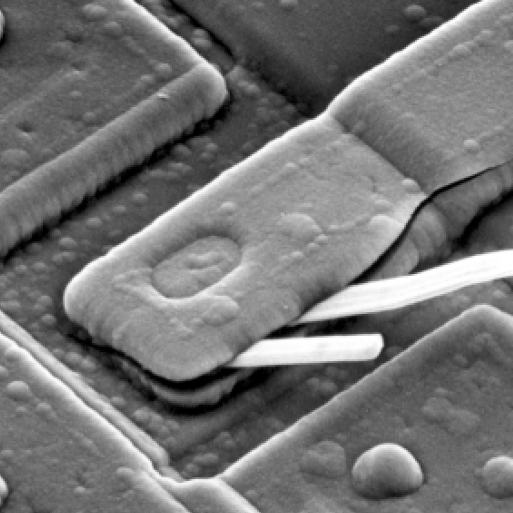
%> input picture Fig0431(d)(blown_ic_crop).tif, 1026 x 1026 px (shown at 1/2 size)
$ octave main.m   (GNU Octave 9; MATLAB toolbox functions it lacks are replaced by stand-ins)
%> lines starting %> are read from the running program, lines starting %| are printed output that depends on the picture
### randomPhaseShift.m
%=========================================================================%
% Florida Insitute of Technology
% College of Engineering
% Electrical and Computer Engineering Department
% ECE 5258   : Digital Image Processing
% Instructor : Dr. Anthony O'neal Smith
% Semester   : Fall 2015
% Doc ref    : randomPhaseShift.m
%  (c) Ayokunle Ade-Aina  October 2015
%=========================================================================%

function[output, mask] = randomPhaseShift(input)
[ImageH, ImageW] =  size(input);

mask = rand(ImageH,ImageW);     % Constitutent of encryption key

mask1 = exp(sqrt(-1) * 2* pi* mask); % random phase mask

output  =  bsxfun(@times,mask1, input); % phase shifted image

end

### extractImageIndex.m

%=========================================================================%
% Florida Insitute of Technology
% College of Engineering
% Electrical and Computer Engineering Department
% ECE 5258   : Digital Image Processing
% Instructor : Dr. Anthony O'neal Smith
% Semester   : Fall 2015
% Doc ref    : extractImageIndex.m
%  (c) Ayokunle Ade-Aina  October 2015
%=========================================================================%

function [ output, status ] = extractImageIndex(input,patchDim)

ImageH =  size(input,1);

 if   mod(ImageH,patchDim)==0
    a = ImageH/patchDim;

    patchVect =   1:a;
    patchSize =   size(patchVect);

    start = 1 ; stop = a;

    for i = 1:patchDim
      vindex = start : 1: stop;
      output (i,:)  =  vindex;
      start = stop + 1;
      stop  = a * (i+1);
    end
  status = 1; % successful Extraction of Image index
 else
     disp('Invalid Patch size enter a valid patch size')

     status = failure; % failed attempt to patch
     output = 0; % initialize output
 end
end

### createPatchIndex.m
%=========================================================================%
% Florida Institute of Technology
% College of Engineering
% Electrical and Computer Engineering Department
% ECE 5258   : Digital Image Processing
% Instructor : Dr. Anthony O'neal Smith
% Semester   : Fall 2015
% Doc ref    : createPatchIndex.m
%  (c) Ayokunle Ade-Aina  October 2015
%=========================================================================%

function  output  = createPatchIndex(input,patchDim)

idx= 1;

for  i = 1 : patchDim
    a =   input (i,:);
    for  j = 1: patchDim


        output(idx).row   =  a; % save row index of image patch
        output(idx).col   =  input (j,:); % save col index of image patch
        idx = idx+1; % loop counter for patch indexing
    end
end


end

### jigsawTransform.m
%=========================================================================%
% Florida Intsitute of Technology
% College of Engineering
% Electrical and Computer Engineering Department
% ECE 5258   : Digital Image Processing
% Instructor : Dr. Anthony O'neal Smith
% Semester   : Fall 2015
% Doc ref    : jigsawTransform.m
%  (c) Ayokunle Ade-Aina  October 2015
%=========================================================================%

%scrambleIndex   =  reshape(randperm(patchDim^2,patchDim^2),patchDim,patchDim); % For Visualization

function  [output] = jigsawTransform(input,patchDim, scrambleIndex)
[ImageH , ImageW] = size(input);
if ( ImageH == ImageW) % Check if image is square in dimnesions


[ImageHindex, status ]= extractImageIndex(input,patchDim);

if status==1
ImagePatch      =  createPatchIndex(ImageHindex,patchDim);
output          =  patchImage(input,patchDim,ImagePatch,scrambleIndex );
else
    disp('Invalid Patch size enter a valid patch size')
end

else
disp('Image will be difficult to patch')


end


% [9 lines of commented-out code are left out]

### encryptImage.m
%=========================================================================%
% Florida Institute of Technology
% College of Engineering
% Electrical and Computer Engineering Department
% ECE 5258   : Digital Image Processing
% Instructor : Dr. Anthony O'neal Smith
% Semester   : Fall 2015
% Doc ref    : encryptImage.m
%  (c) Ayokunle Ade-Aina  October 2015
%=========================================================================%

% function to encrypt a gray scale image
% input    :image matrix
% patchDim : dimension of patches to be created
function [output] = encryptImage(input,patchDim,key)

numOfAngles = size(key.power);
output = input;
for i =  1: numOfAngles
    output  = jigsawTransform(output,patchDim,key.ScrambleIndex(i, :)); % Step 2
    output          = frft2d(output, key.power(:,i) );
end

end

### frft2d.m
function [out] = frft2d(matrix,angles)
%
% computes 2-D FRFT of given matrix with given angles
%
% IN : matrix: matrix to be transformed
%      angles : angles of FrFT in x and y direction
%

for i = 1:size(matrix,1)
    temp(i,:) = Disfrft(double(matrix(i,:)),angles(1));
end

for i = 1:size(matrix,2)
    out(:,i) = Disfrft(temp(:,i),angles(2));
end

### patchImage.m
%=========================================================================%
% Florida Institute of Technology
% College of Engineering
% Electrical and Computer Engineering Department
% ECE 5258   : Digital Image Processing
% Instructor : Dr. Anthony O'neal Smith
% Semester   : Fall 2015
% Doc ref    : patchImage.m
%  (c) Ayokunle Ade-Aina  October 2015
%=========================================================================%


%This function will be very useful for createing patches of an image for fractional
% fourier transform;

%input : input image image
% patchDim        : Dimension of unit patch imatch image [3x3, 6x6,9x9]
% scrambleIndex   : matrix containing How image should be scrabled  usually
%                   of  size [patchDim x patchDim].
% output          : output Image

function [output] =  patchImage(input,patchDim,ImagePatch,index )


idx = 1;
for i = 1: patchDim^2

        output(ImagePatch(i).row,ImagePatch(i).col)  =  ...
          input(ImagePatch(index(i)).row,ImagePatch(index(i)).col); % Current patch


end


end

### main.m
%=========================================================================%
% Florida Insitute of Technology
% College of Engineering
% Electrical and Computer Engineering Department
% ECE 5258   : Digital Image Processing
% Semester   : Fall 2015
% Doc ref    : Fractional_main.m (main Application Driver File)
%  (c)  October 2015,   Ayokunle Ade-Aina , Tajudeen Olasupo.
%   aadeaina2014@my.fit.edu, tolasupo2011@my.fit.edu
%=========================================================================%
clc; clear; close all;
%
imgFile = 'Fig0431(d)(blown_ic_crop).tif';
image = imread  (imgFile);
%> image is the input picture: size 1026x1026 uint8; min 0, max 255, mean 115.6
image =  im2double(image);
%> image: size 1026x1026 double

% Meaningful Patch size 3,6,9 % Patch increases the sceuirty of the
% encrypted picture

patchDim = 6;

[image_ps, mask] = randomPhaseShift(image);            % Step 1
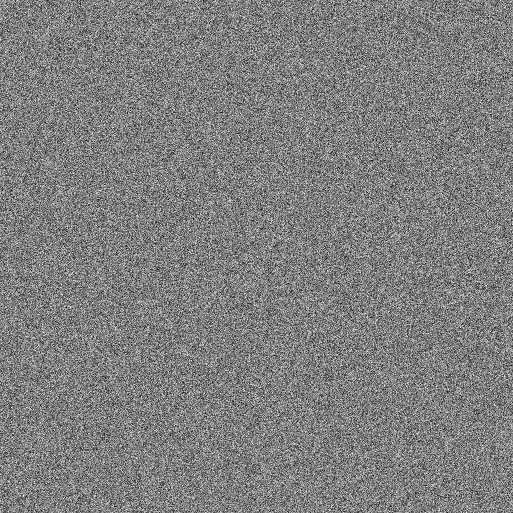
%> mask: size 1026x1026 double (shown at 1/2 size); min 6.08e-08, max 1, mean 0.5

[ ImageIndex, status ] = extractImageIndex(image_ps,patchDim);
%> status = 1
patchIndex             = createPatchIndex(ImageIndex,patchDim);
%> after the loop in createPatchIndex, `for  i = 1 : patchDim`: idx = 37; output = 36 items
%> patchIndex = 36 items

%0.5 < a < 1.5
key.power               = [0.6,0.75,0.8;0.8,0.75,0.6];
% Generate encryption key

for i = 1 : 3
key.ScrambleIndex(i, :)  = randperm(patchDim^2,patchDim^2);
end

[encryptedImage ] = encryptImage(image_ps,patchDim,key);
%> (the run ends here)
